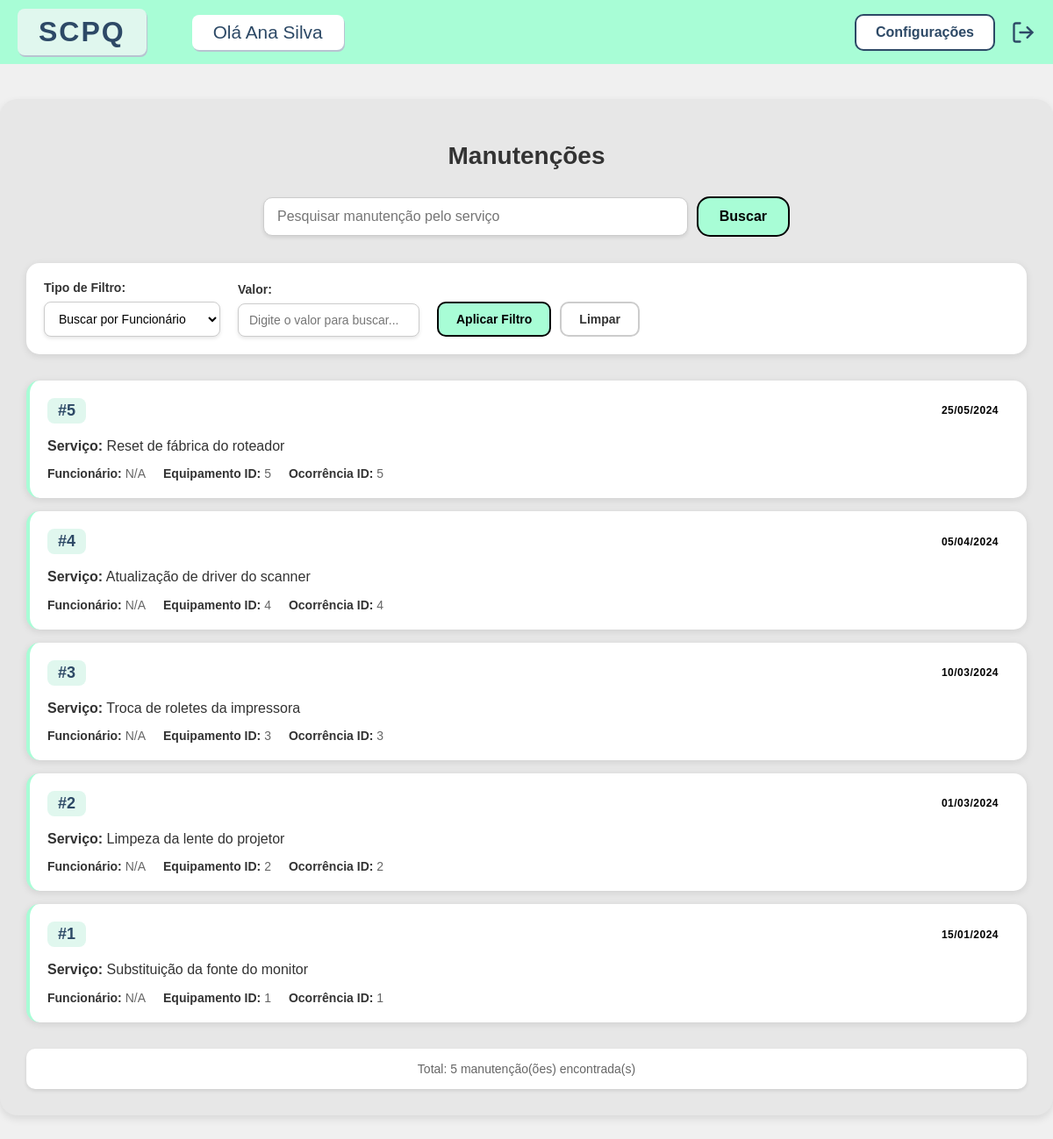
/funcionario/manutencoes (signed in), run on the app's committed database.
### models.py (models this page shows)
class Manutencao(db.Model):
    __tablename__ = 'Manutencao'
    id = db.Column(db.Integer, primary_key=True, autoincrement=True)
    servico = db.Column(db.String(255))
    data = db.Column(db.Date)
    id_equipamento = db.Column(
        db.Integer, db.ForeignKey('Equipamento.id', ondelete='CASCADE')
    )
    id_ocorrencia = db.Column(
        db.Integer, db.ForeignKey('Ocorrencia.id', ondelete='CASCADE')
    )
    id_funcionario = db.Column(
        db.Integer, db.ForeignKey('Funcionario.matricula', ondelete='CASCADE')
    )

### blueprints/funcionario.py (the view)
@funcionario.route('/manutencoes', methods=['GET'])
def todas_manutencoes():
    if 'nome' not in session:
        return redirect(url_for('funcionario.login'))
    manutencoes = ManutencaoProcedures.listar_todas()
    return render_template(
        'consultar/manutencao.html',  # novo template que você adaptou
        manutencoes=manutencoes,
        nome=session.get('nome'),
        tipo_usuario='funcionario'
    )

### helpers.py (called while the page is built)
    @staticmethod
    def listar_todas():
        return Manutencao.query.order_by(Manutencao.data.desc()).all()

### templates/consultar/manutencao.html (shortened to what this page needs)
<!DOCTYPE html>
<html lang="pt">
<head>
    <link rel="stylesheet" href="{{ url_for('static', filename='css/consulta_ocorrencia.css') }}">
</head>
<body>
    <header class="header">
        <div class="header-left">
            <span class="scpq-text">SCPQ</span>
            <span class="greeting">Olá {{ nome }}</span>
        </div>
        <div class="header-right">
            <button class="settings-btn">Configurações</button>
            <a href="/logout" class="logout-icon" title="Logout">
                <svg width="28" height="28" viewBox="0 0 24 24" fill="none" stroke="#2d4966" stroke-width="2" stroke-linecap="round" stroke-linejoin="round">
                    <path d="M9 21H5a2 2 0 0 1-2-2V5a2 2 0 0 1 2-2h4"></path>
                    <polyline points="16 17 21 12 16 7"></polyline>
                    <line x1="21" y1="12" x2="9" y2="12"></line>
                </svg>
            </a>
        </div>
    </header>
    <main class="container">
        <h1>Manutenções</h1>
        <form method="POST" action="{{ url_for('funcionario.buscar_manutencao') }}" class="search-form">
            <div class="search-container">
                <input type="text" name="valor_filtro" placeholder="Pesquisar manutenção pelo serviço" class="search-input">
                <button type="submit" class="search-btn">Buscar</button>
            </div>
        </form>
        <div class="filters-section">
            <form method="POST" action="{{ url_for('funcionario.buscar_manutencao') }}" class="filters-form">
                <div class="filter-group">
                    <label for="tipo_filtro">Tipo de Filtro:</label>
                    <select name="tipo_filtro" id="tipo_filtro">
                        <option value="funcionario">Buscar por Funcionário</option>
                    </select>
                </div>
                <div class="filter-group">
                    <label for="valor_filtro">Valor:</label>
                    <input type="text" name="valor_filtro" id="valor_filtro" placeholder="Digite o valor para buscar...">
                </div>
                <div class="filter-buttons">
                    <button type="submit" class="filter-btn">Aplicar Filtro</button>
                    <a href="{{ url_for('funcionario.todas_manutencoes') }}" class="clear-btn">Limpar</a>
                </div>
            </form>
        </div>
        <div class="occurrences-list">
            {% if manutencoes %}
                {% for m in manutencoes %}
                <div class="occurrence-card">
                    <div class="occurrence-header">
                        <div class="occurrence-id">#{{ m.id }}</div>
                        <div class="occurrence-status status-normal">
                            {{ m.data.strftime('%d/%m/%Y') if m.data else 'Sem data' }}
                        </div>
                    </div>
                    <div class="occurrence-info">
                        <div class="occurrence-description">
                            <strong>Serviço:</strong> {{ m.servico or 'Não informado' }}
                        </div>
                        <div class="occurrence-details">
                            <div class="detail-item">
                                <strong>Funcionário:</strong> {{ m.nome_funcionario or 'N/A' }}
                            </div>
                            <div class="detail-item">
                                <strong>Equipamento ID:</strong> {{ m.id_equipamento }}
                            </div>
                            <div class="detail-item">
                                <strong>Ocorrência ID:</strong> {{ m.id_ocorrencia or '---' }}
                            </div>
                        </div>
                    </div>
                </div>
                {% endfor %}
            {% else %}
                <div class="no-occurrences">
                    <p>Nenhuma manutenção encontrada.</p>
                    <a href="{{ url_for('funcionario.index') }}" class="reload-btn">Recarregar lista</a>
                </div>
            {% endif %}
        </div>
        <div class="results-count">
            <p>Total: {{ manutencoes|length }} manutenção(ões) encontrada(s)</p>
        </div>
    </main>
</body>
</html>

### static/css/consulta_ocorrencia.css (style rules this page uses)
body { margin: 0; font-family: 'Arial', sans-serif; background-color: #f0f0f0; }
.header { background-color: #a8fdd6; padding: 10px 20px; display: flex; justify-content: space-between; align-items: center; }
.header-left { display: flex; align-items: center; gap: 32px; }
.scpq-text { font-size: 2rem; font-weight: bold; color: #2d4966; letter-spacing: 2px; background: #e0f7ee; padding: 8px 24px; border-radius: 8px; box-shadow: 1px 2px 0 #b8c3d1; }
.greeting { font-size: 1.3rem; color: #2d4966; font-weight: 500; background: #fff; padding: 8px 24px; border-radius: 8px; margin-left: 20px; margin-right: 20px; box-shadow: 1px 2px 0 #b8c3d1; }
.header-right { display: flex; align-items: center; gap: 18px; }
.settings-btn { padding: 10px 22px; border-radius: 10px; border: 2px solid #2d4966; background: #fff; color: #2d4966; font-size: 1rem; font-weight: bold; cursor: pointer; transition: background 0.2s, color 0.2s; }
.logout-icon { display: flex; align-items: center; cursor: pointer; text-decoration: none; }
.container { background-color: #e7e7e7; margin: 40px auto; padding: 30px; max-width: 1200px; border-radius: 20px; box-shadow: 0px 4px 10px rgba(0,0,0,0.1); }
h1 { font-size: 28px; margin-bottom: 30px; text-align: center; color: #333; font-weight: 600; }
.search-form { margin-bottom: 30px; }
.search-container { display: flex; gap: 10px; align-items: center; justify-content: center; max-width: 600px; margin: 0 auto; }
.search-input { flex: 1; padding: 12px 15px; font-size: 16px; border-radius: 10px; border: 1px solid #ccc; box-shadow: 0 2px 4px rgba(0,0,0,0.1); background-color: #fff; box-sizing: border-box; }
.search-btn { background-color: #a8fdd6; padding: 12px 24px; font-size: 16px; border: 2px solid #000; border-radius: 15px; cursor: pointer; transition: background-color 0.3s; font-weight: bold; white-space: nowrap; }
.filters-section { background-color: #fff; padding: 20px; border-radius: 15px; margin-bottom: 30px; box-shadow: 0 2px 8px rgba(0,0,0,0.1); }
.filters-form { display: flex; gap: 20px; align-items: end; flex-wrap: wrap; }
.filter-group { display: flex; flex-direction: column; gap: 8px; min-width: 200px; }
.filter-group label { font-weight: bold; font-size: 14px; color: #333; }
.filter-group select, .filter-group input[type="text"] { padding: 10px 12px; font-size: 14px; border-radius: 8px; border: 1px solid #ccc; box-shadow: 0 2px 4px rgba(0,0,0,0.1); background-color: #fff; }
.filter-buttons { display: flex; gap: 10px; align-items: center; }
.filter-btn { background-color: #a8fdd6; padding: 10px 20px; font-size: 14px; border: 2px solid #000; border-radius: 10px; cursor: pointer; transition: background-color 0.3s; font-weight: bold; }
.clear-btn { background-color: #fff; color: #333; padding: 10px 20px; font-size: 14px; border: 2px solid #ccc; border-radius: 10px; cursor: pointer; transition: background-color 0.3s; font-weight: bold; text-decoration: none; display: inline-block; }
.occurrences-list { display: flex; flex-direction: column; gap: 15px; margin-bottom: 30px; }
.occurrence-card { background-color: #fff; border-radius: 15px; padding: 20px; box-shadow: 0 2px 8px rgba(0,0,0,0.1); border-left: 4px solid #a8fdd6; transition: transform 0.2s, box-shadow 0.2s; }
.occurrence-header { display: flex; justify-content: space-between; align-items: center; margin-bottom: 15px; }
.occurrence-id { font-size: 18px; font-weight: bold; color: #2d4966; background-color: #e0f7ee; padding: 4px 12px; border-radius: 8px; }
.occurrence-status { padding: 4px 12px; border-radius: 12px; font-size: 12px; font-weight: bold; text-transform: uppercase; letter-spacing: 0.5px; }
.occurrence-info { display: flex; flex-direction: column; gap: 12px; }
.occurrence-description { font-size: 16px; color: #333; line-height: 1.4; }
.occurrence-details { display: flex; gap: 20px; flex-wrap: wrap; }
.detail-item { font-size: 14px; color: #666; }
.detail-item strong { color: #333; }
.results-count { text-align: center; padding: 15px; background-color: #fff; border-radius: 10px; box-shadow: 0 2px 4px rgba(0,0,0,0.1); }
.results-count p { margin: 0; font-size: 14px; color: #666; font-weight: 500; }

### data on the page
Manutencao: id "5", data "25/05/2024", servico "Reset de fábrica do roteador", nome_funcionario "N/A", id_equipamento "5", id_ocorrencia "5"
Manutencao: id "4", data "05/04/2024", servico "Atualização de driver do scanner", nome_funcionario "N/A", id_equipamento "4", id_ocorrencia "4"
Manutencao: id "3", data "10/03/2024", servico "Troca de roletes da impressora", nome_funcionario "N/A", id_equipamento "3", id_ocorrencia "3"
Manutencao: id "2", data "01/03/2024", servico "Limpeza da lente do projetor", nome_funcionario "N/A", id_equipamento "2", id_ocorrencia "2"
Manutencao: id "1", data "15/01/2024", servico "Substituição da fonte do monitor", nome_funcionario "N/A", id_equipamento "1", id_ocorrencia "1"

### other printed values
{{ nome }} "Ana Silva"
{{ manutencoes|length }} "5"
